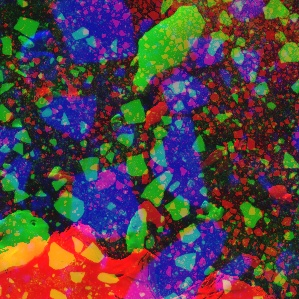
#> input picture training/crabeater/111.jpg, 299 x 299 px; its folder holds only this picture in this run
$ jupyter execute --allow-errors model_search_stable.ipynb   (shell and % lines are left out)
#> lines starting #> are read from the running program, lines starting #| are printed output that depends on the picture
# SealNet Detection Pipeline -- Training / Validation
---

This jupyter notebook will go through training CNN within the SealNet pipeline. Requires a training set generated on the [training_set_generation](https://github.com/iceberg-project/Seals/blob/paper/SealNet_code/training_set_generation.ipynb) notebook.

## Table of contents
---
* [Getting started](#intro)
    * [Setup](#setup)
    * [Visualize training set](#vis_imgs)
* [Pipeline 1 - Heatmap](#1)
    * [Training](#1T)
    * [Validation](#1V)
* [Pipeline 2.1 - Heatmap + count](#2.1)
    * [Training](#2.1T)
    * [Validation](#2.1V)
* [Pipeline 2.2 - Heatmap + occupancy](#2.2)
    * [Training](#2.2T)
    * [Validation](#2.2V)
* [Pipeline 3 - Heatmap + count + occupancy](#3)
    * [Training](#3T)
    * [Validation](#3V)

## Getting started<a name="intro"></a>
---

If you followed the *training_set_generation* jupyter notebook (also present in this repo), you should have training sets generated and hyperparameter sets to try out, and be ready to search for a best performing seal detection pipeline.  Output files in this repository are organized as follows: *'./{dest_folder}/{pipeline}/{model_settings}/{model_settings}_{file}'*

### Setup environment<a name="setup"></a>

Before training and validating model/hyperparameter combinations inside the pipelines, we need to load the required python modules and a few global variables.

[cell 1]
# import required packages
import os
import rasterio
import pandas as pd
import numpy as np
import operator
from PIL import Image
import matplotlib.pyplot as plt
import matplotlib.image as mpimg
import matplotlib as mpl
from functools import reduce
#> (the rest of this cell did not finish here and is left out)

### Visualizing training images (Optional)<a name="vis_imgs"></a>

To get a better sense for what the training set is like, the next cell will display a few random images from the training classes. Displayed images are extracted from a pool of ~75000 training images.

[cell 2]
# save class names
class_names = sorted([subdir for subdir in os.listdir('./training_sets/training_set_vanilla/training')])
# store images
images = []

# loop over labels
for label in class_names:
    for path, _, files in os.walk('./training_sets/training_set_vanilla/training/{}'.format(label)):
        files = np.random.choice(files, 5)
        for filename in files:
            images.append(np.asarray(Image.open(os.path.join(path, filename))))

images = np.array(images)

# display images
ncols=len(class_names)
nindex, height, width, intensity = images.shape
#> nindex = 5; height = 299; width = 299; intensity = 3
nrows = nindex // ncols
#> nrows = 5
# check if rows and columns can fit the number of images
assert nindex == nrows * ncols
result = (images.reshape(nrows, ncols, height, width, intensity)
          .swapaxes(1,2)
          .reshape(height*nrows, width*ncols, intensity))
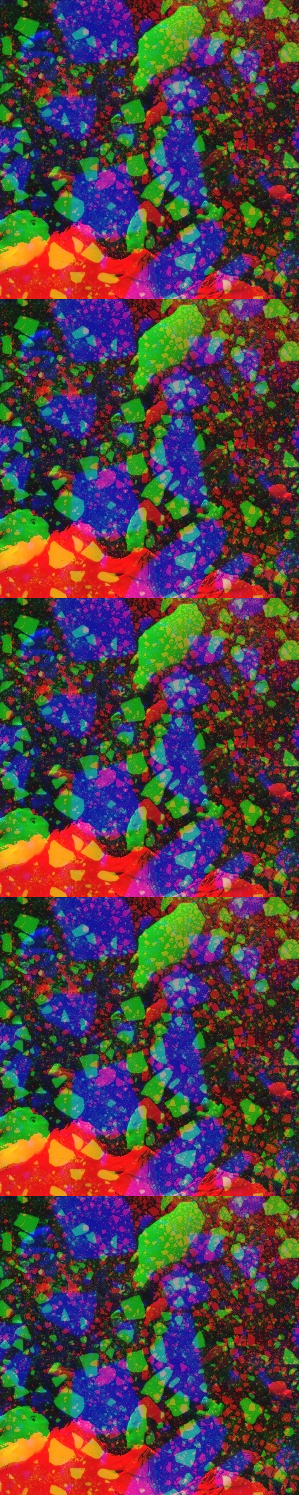
#> result: shape (1495, 299, 3); mean of channels 0, 1, 2 83.7, 63.7, 69.2; drawn as R, G, B

plt.imshow(result)
cur_axes = plt.gca()
cur_axes.axes.get_xaxis().set_visible(False)
cur_axes.axes.get_yaxis().set_visible(False)
plt.show()

## Pipeline 1 - Heatmap models <a name="1"></a>
---

Heatmap models work by using semantic segmentation to generate a pixel-wise probability of a cell being a seal centroid. With a matrix of probabilities, we obtain a count by applying a sigmoid transform to it, thresholding and adding over all cells. Seal locations on an image are determined by finding the *n* greatest peaks of intensity in the image, where *n* is the count for that image.

### Training<a name="1T"></a>

The following cell trains heatmap based models on a selected combination of architectures, training sets and hyperparameters. For valid entries, see "*/utils/model_library.py*" within the main repo.

[cell 3]
# switch pipeline
pipeline = 'Heatmap'

# generate model combinations
combinations_1 = {'model_architecture': ['Unet'],
                  'training_dir': ['training_set_vanilla'],
                  'hyperparameter_set': ['A']}

# read as a DataFrame
combinations_1 = pd.DataFrame(combinations_1)

# create folders for resulting files
#> (the rest of this cell did not finish here and is left out)

We can then provide model combinations created above as arguments to the training script, *train_sealnet.py*. A list of required arguments can be displayed by running the cell below.

#> (a cell that did not finish here is left out)

### Validation<a name="1V"></a>

This script validates models from training, generating .csvs with precision and recall on the validation set.

#> (a cell that did not finish here is left out)

## Pipeline 2.1 - Heatmap + count<a name="1.1"></a>
---

This pipeline will also generate a seal intensity heatmap like the previous one, but it does not add over pixels to get a count. Instead, Heatmap + count models have a specialized branch to get a count by regression. Seal locations on an image are determined by finding the *n* greatest peaks of intensity in the image, where *n* is the count for that image

### Training<a name="2.1T"></a>

The following cell trains heatmap + count based models on a selected combination of architectures, training sets and hyperparameters. For valid entries, see "*/utils/model_library.py*" within the main repo.

[cell 6]
# switch pipeline
pipeline = 'Heatmap-Cnt'

# generate model combinations
combinations_21 = {'model_architecture': ['UnetCntWRN'],
                   'training_dir': ['training_set_vanilla'],
                   'hyperparameter_set': ['F']}

# read as a DataFrame
combinations_21 = pd.DataFrame(combinations_21)


# create folders for resulting files
#> (the rest of this cell did not finish here and is left out)

#> (a cell that did not finish here is left out)

### Validation<a name="2.1V"></a>

This script validates models from training, generating .csvs with precision and recall on the validation set.

#> (a cell that did not finish here is left out)

## Pipeline 2.2 - Heatmap + occupancy <a name="1.2"></a>
---

Heatmap + occupancy models, like pure Heatmap models, work by using semantic segmentation to generate a pixel-wise probability of a cell being a seal centroid. With a matrix of probabilities, we obtain a count by applying a sigmoid transform to it, thresholding and adding over all cells. After addining up cells, however, we use the output from a specialized occupancy branch -- and another threshold -- to decide if predicted counts will be set to zero (i.e. image is not occupied). Seal locations on an image are determined by finding the *n* greatest peaks of intensity in the image, where *n* is the count for that image.

### Training<a name="2.2T"></a>

The following cell trains heatmap + occupancy based models on a selected combination of architectures, training sets and hyperparameters. For valid entries, see "*/utils/model_library.py*" within the main repo.

[cell 9]
# switch pipeline
pipeline = 'Heatmap-Occ'

# generate model combinations
combinations_22 = {'model_architecture': ['UnetOccDense'],
                   'training_dir': ['training_set_vanilla'],
                   'hyperparameter_set': ['D'] }

# read as a DataFrame
combinations_22 = pd.DataFrame(combinations_22)


# create folders for resulting files
#> (the rest of this cell did not finish here and is left out)

#> (a cell that did not finish here is left out)

### Validation<a name="2.2V"></a>

This script validates models from training, generating .csvs with precision and recall on the validation set.

#> (a cell that did not finish here is left out)

# Pipeline 3 - Heatmap + Count + Occupancy<a name="1.3T"></a>

Like all previous ones, this pipeline will also generate a seal intensity heatmap. Similar to Heatmap + count models, models on this pipeline have a specialized branch to get a count by regression. After counting, however, we use a threshold and the output from a specialized occupancy branch to decide if we will set the count to zero (i.e. image is not occupied). Seal locations on an image are determined by finding the *n* greatest peaks of intensity in the image, where *n* is the count for that image

### Training<a name="3T"></a>

The following cell trains heatmap + count + occupancy based models on a selected combination of architectures, training sets and hyperparameters. For valid entries, see "*/utils/model_library.py*" within the main repo.

[cell 12]
dest_folder = 'saved_models_all_train'
# switch pipeline
pipeline = 'Heatmap-Cnt-Occ'

# generate model combinations
combinations_3 = {'model_architecture': ['UnetCntWRNOccDense'],
                   'training_dir': ['training_set_vanilla'],
                   'hyperparameter_set': ['F'] }

# read as a DataFrame
combinations_3 = pd.DataFrame(combinations_3)


# create folders for resulting files
for row in combinations_3.iterrows():
    mdl = row[1]['model_architecture'] + '_ts-' + row[1]['training_dir'].split('_')[-1]
    if not os.path.exists("{}/{}/{}".format(dest_folder, pipeline, mdl)):
        os.makedirs("{}/{}/{}".format(dest_folder, pipeline, mdl))


$ run again, on training/crabeater/214.jpg
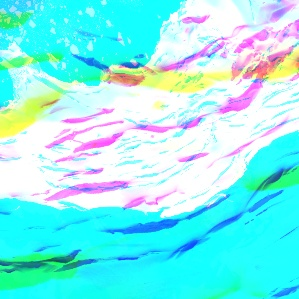
#> input picture training/crabeater/214.jpg, 299 x 299 px
#> `result = (images.reshape(nrows, ncols, height, width, intensity) .swap..`:
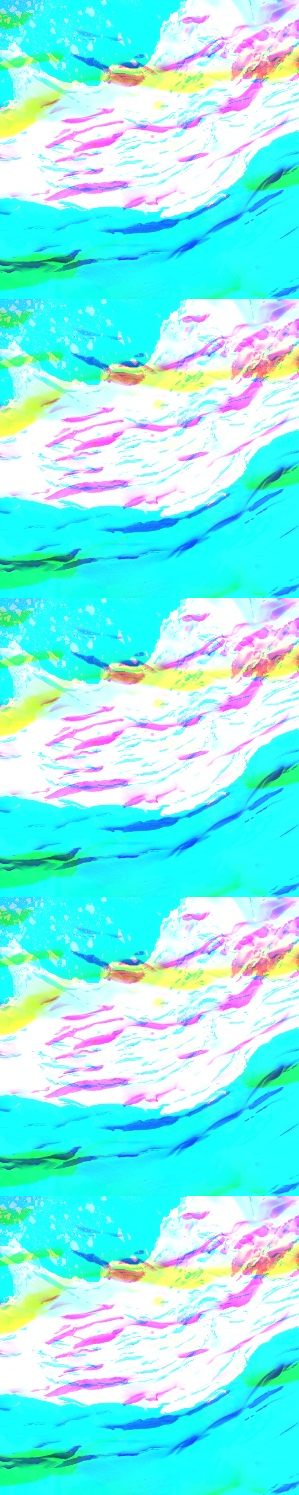
#> result: shape (1495, 299, 3); mean of channels 0, 1, 2 136.3, 238.7, 238.1; drawn as R, G, B

$ run again, on training/crabeater/229.jpg
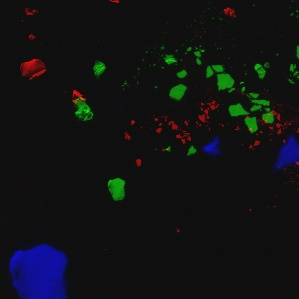
#> input picture training/crabeater/229.jpg, 299 x 299 px
#> `result = (images.reshape(nrows, ncols, height, width, intensity) .swap..`:
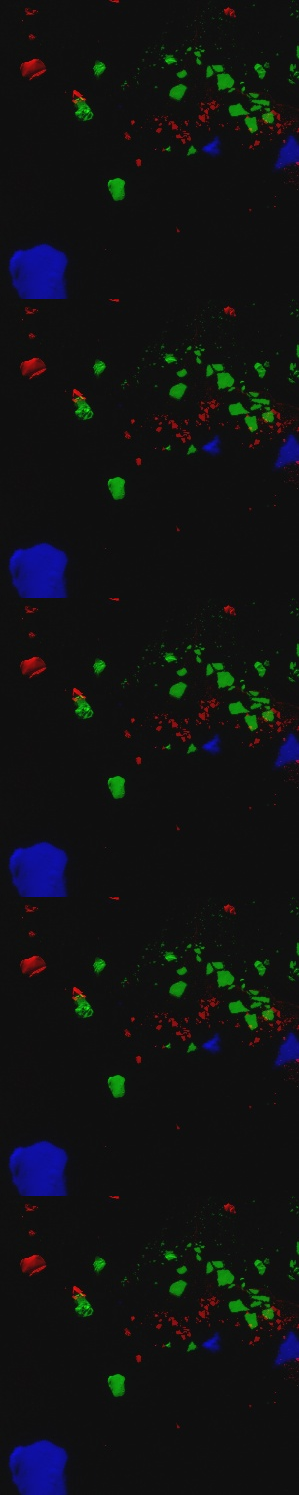
#> result: shape (1495, 299, 3); mean of channels 0, 1, 2 17.2, 18.8, 20.1; drawn as R, G, B
